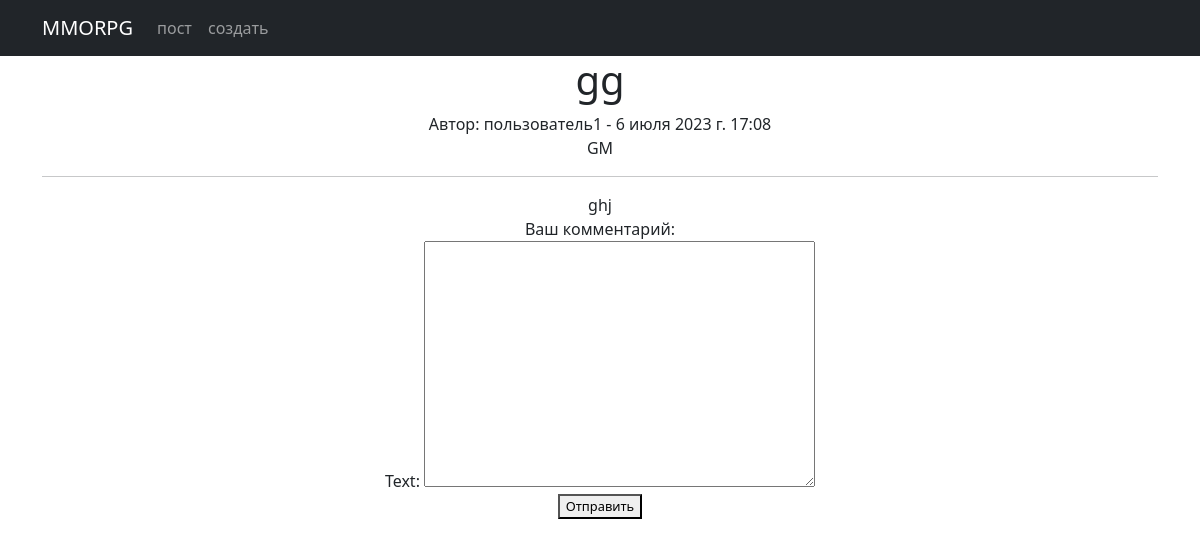
The page /news/36 (signed in) on the database its author committed.
### news/models.py (models this page shows, shortened)
class Post(models.Model):
    author_post = models.ForeignKey(Author, on_delete=models.CASCADE)
    post_news = models.CharField(max_length=2, choices=POST, default='PO')
    date_in = models.DateTimeField(auto_now_add=True)
    category = models.ManyToManyField(Category, through='PostCategory')
    title = models.CharField(max_length=50)
    text = RichTextField()
    video_count = models.PositiveIntegerField(default=0)
    image_count = models.PositiveIntegerField(default=0)
    max_video_count = 1
    max_image_count = 3

class Author(models.Model):
    user_author = models.OneToOneField(User, on_delete=models.CASCADE)
    def __str__(self):
        return self.user_author.username

class Category(models.Model):
    tank = 'TN'
    healer = 'HL'
    damager = 'DD'
    guild_master = 'GM'
    quest_giver = 'KG'
    smith = 'KZ'
    tanner = 'KV'
    potion_maker = 'ZV'
    spell_master = 'MZ'
    TEMATIC = [
        (tank, 'Танк'),
        (healer, 'Хил'),
        (damager, 'ДД'),
        (guild_master, 'Гилдмастер'),
        (quest_giver, 'Квестгивер'),
        (smith, 'Кузнец'),
        (tanner, 'Кожевник'),
        (potion_maker, 'Зельевар'),
        (spell_master, 'Мастер заклинаний'),
    ]
    tematic = models.CharField(max_length=2, choices=TEMATIC, unique=True)
    subscribers = models.ManyToManyField(User, blank=True, related_name='categories')

### news/views.py (the view, shortened to what this page needs)
# urls.py: path('<int:pk>', PostDetailAndCommentCreate.as_view(), name='post_detail'),
class PostDetailAndCommentCreate(LoginRequiredMixin, CreateView):
    form_class = CommentForm
    template_name = 'onenews.html'
    def get_context_data(self, **kwargs):
        context = super().get_context_data(**kwargs)
        context['post'] = Post.objects.get(pk=self.kwargs['pk'])
        context['comments'] = Comment.objects.filter(post_comment=context['post'], approved=True)
        return context

### news/forms.py
class CommentForm(ModelForm):
    class Meta:
        model = Comment
        fields = ('text',)

### templates/onenews.html (shortened to what this page needs)
{% extends 'flatpages/default.html' %}
{% load censor %}
{% load custom_tags %}
{% block content %}
    <h1>{{ post.title }}</h1>
    Автор: {{ post.author_post }} - {{ post.date_in }}
    <br>
    {% for category in post.category.all %}
        {{ category.tematic }}
    {% endfor %}
    <br>
    <hr>
    {{ post.text|safe }}
    <form method="post">
        Ваш комментарий:
        {{ form.as_div }}
        <button type="submit" style="font-size:0.8em;">Отправить</button>
    </form>
    <br>
{% endblock content %}

### rows shown on the page
Post: title "gg", author_post "пользователь1", date_in "6 июля 2023 г. 17:08", text "ghj"
Category: tematic "GM"
